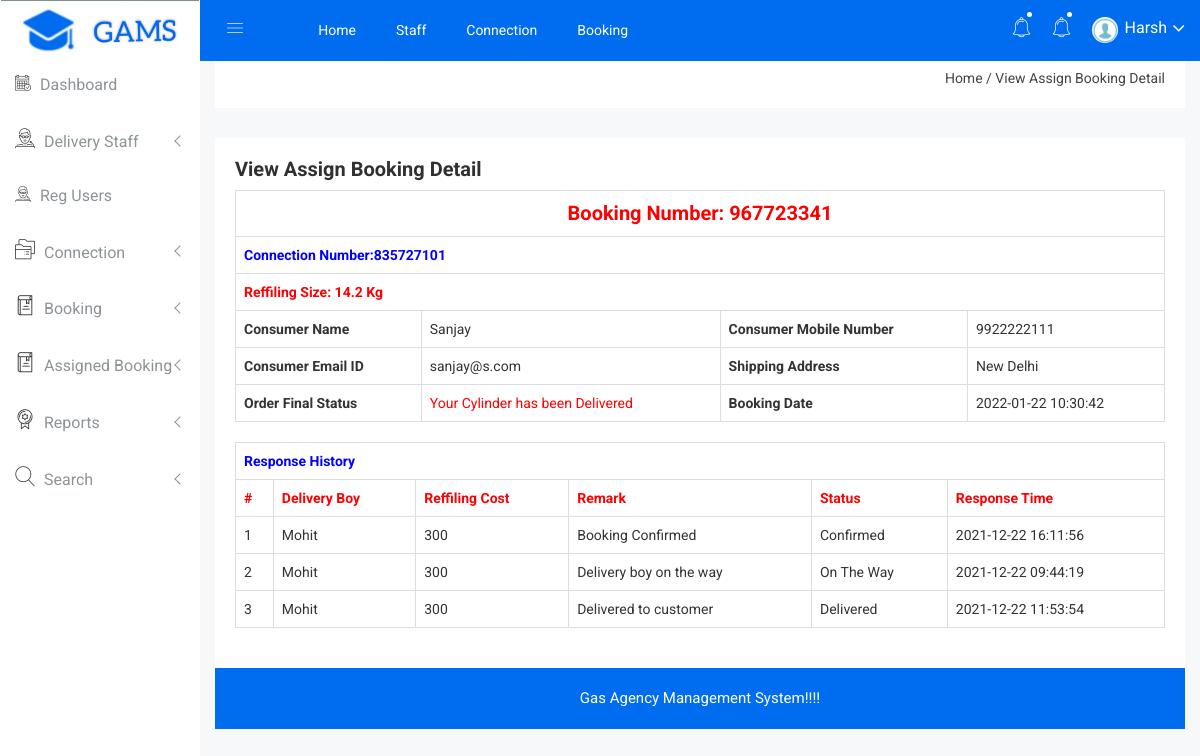
/gams/admin/view-assign-booking-detail.php?viewid=9&&bookid=967723341 (signed in), run on the app's committed database.
### tables this page shows
CREATE TABLE `tblbooking` (
  `ID` int(10) NOT NULL,
  `UserID` int(5) NOT NULL,
  `ConnectionNumber` varchar(200) DEFAULT NULL,
  `BookingNumber` varchar(200) DEFAULT NULL,
  `RefillCylinder` varchar(120) DEFAULT NULL,
  `BookingDate` timestamp NULL DEFAULT current_timestamp(),
  `Remark` varchar(50) DEFAULT NULL,
  `Status` varchar(50) DEFAULT NULL,
  `RefflingCost` int(10) NOT NULL,
  `DeliveryBoy` varchar(200) NOT NULL,
  `UpdationDate` timestamp NULL DEFAULT NULL ON UPDATE current_timestamp()
);

CREATE TABLE `tblconnection` (
  `ID` int(10) NOT NULL,
  `UserID` int(10) DEFAULT NULL,
  `ConnectionNumber` varchar(50) DEFAULT NULL,
  `Name` varchar(200) DEFAULT NULL,
  `Email` varchar(200) DEFAULT NULL,
  `MobileNumber` bigint(10) DEFAULT NULL,
  `Gender` varchar(50) DEFAULT NULL,
  `DOB` varchar(120) DEFAULT NULL,
  `Nationality` varchar(100) DEFAULT NULL,
  `MaritalStatus` varchar(120) DEFAULT NULL,
  `Address` mediumtext DEFAULT NULL,
  `SelectRelated` varchar(100) DEFAULT NULL,
  `FirstName` varchar(100) DEFAULT NULL,
  `LastName` varchar(100) DEFAULT NULL,
  `SORFAddress` mediumtext DEFAULT NULL,
  `Citytownvillage` varchar(200) DEFAULT NULL,
  `ZipCode` int(10) DEFAULT NULL,
  `Documents` varchar(200) DEFAULT NULL,
  `AppliedDate` timestamp NULL DEFAULT current_timestamp(),
  `Remark` varchar(200) DEFAULT NULL,
  `Status` varchar(120) DEFAULT NULL,
  `ConnectionCharge` int(10) NOT NULL,
  `UpdationDate` timestamp NULL DEFAULT NULL ON UPDATE current_timestamp()
);

CREATE TABLE `tbltracking` (
  `ID` int(10) NOT NULL,
  `BookingNumber` varchar(200) DEFAULT NULL,
  `Remark` varchar(120) DEFAULT NULL,
  `Status` varchar(120) DEFAULT NULL,
  `UpdationDate` timestamp NULL DEFAULT current_timestamp()
);

### gams/admin/view-assign-booking-detail.php (the view, shortened to what this page needs)
<?php
include('includes/dbconnection.php');
if (strlen($_SESSION['ogbsaid']==0)) {
  header('location:logout.php');
  } else{
  ?>
<!doctype html>
<html class="no-js" lang="en">
<head>
    <link rel="stylesheet" href="css/bootstrap.min.css">
    <link rel="stylesheet" href="css/font-awesome.min.css">
    <link rel="stylesheet" href="css/owl.carousel.css">
    <link rel="stylesheet" href="css/owl.theme.css">
    <link rel="stylesheet" href="css/owl.transitions.css">
    <link rel="stylesheet" href="css/animate.css">
    <link rel="stylesheet" href="css/normalize.css">
    <link rel="stylesheet" href="css/meanmenu.min.css">
    <link rel="stylesheet" href="css/main.css">
    <link rel="stylesheet" href="css/educate-custon-icon.css">
    <link rel="stylesheet" href="css/morrisjs/morris.css">
    <link rel="stylesheet" href="css/scrollbar/jquery.mCustomScrollbar.min.css">
    <link rel="stylesheet" href="css/metisMenu/metisMenu.min.css">
    <link rel="stylesheet" href="css/metisMenu/metisMenu-vertical.css">
    <link rel="stylesheet" href="css/calendar/fullcalendar.min.css">
    <link rel="stylesheet" href="css/calendar/fullcalendar.print.min.css">
    <link rel="stylesheet" href="css/modals.css">
    <link rel="stylesheet" href="css/form/all-type-forms.css">
    <link rel="stylesheet" href="style.css">
    <link rel="stylesheet" href="css/responsive.css">
</head>
<body>
  <?php include_once('includes/sidebar.php');?>
   <?php include_once('includes/header.php');?>
            <div class="breadcome-area">
                <div class="container-fluid">
                    <div class="row">
                        <div class="col-lg-12 col-md-12 col-sm-12 col-xs-12">
                            <div class="breadcome-list single-page-breadcome">
                                <div class="row">
                                    <div class="col-lg-12 col-md-6 col-sm-6 col-xs-12">
                                        <ul class="breadcome-menu">
                                            <li><a href="dashboard.php">Home</a> <span class="bread-slash">/</span>
                                            </li>
                                            <li><span class="bread-blod">View Assign Booking Detail</span>
                                            </li>
                                        </ul>
                                    </div>
                                </div>
                            </div>
                        </div>
                    </div>
                </div>
            </div>
        </div>
        <div class="basic-form-area mg-b-15">
            <div class="container-fluid">
                <div class="row">
                    <div class="col-lg-12 col-md-12 col-sm-12 col-xs-12">
                        <div class="sparkline12-list">
                            <div class="sparkline12-hd">
                                <div class="main-sparkline12-hd">
                                    <h1>View Assign Booking Detail</h1>
                                </div>
                            </div>
                            <div class="sparkline12-graph">
                                <div class="basic-login-form-ad">
                                    <div class="row">
                                        <div class="col-lg-12 col-md-12 col-sm-12 col-xs-12">
                                            <div class="all-form-element-inner">
                                                <?php
$vid=$_GET['viewid'];
$sql="SELECT tblconnection.Name,tblconnection.MobileNumber,tblconnection.Email,tblconnection.Address,tblbooking.ConnectionNumber,tblbooking.BookingNumber,tblbooking.Status,tblbooking.RefillCylinder,tblbooking.BookingDate,tblbooking.Remark,tblbooking.RefflingCost,tblbooking.DeliveryBoy from tblbooking join tblconnection on tblbooking.ConnectionNumber=tblconnection.ConnectionNumber where tblbooking.ID=:vid";
$query = $dbh -> prepare($sql);
$query->bindParam(':vid',$vid,PDO::PARAM_STR);
$query->execute();
$results=$query->fetchAll(PDO::FETCH_OBJ);
if($query->rowCount() > 0)
{
foreach($results as $row)
{               ?>
<table class="table table-bordered" id="dataTable" width="100%" cellspacing="0">
<tr>
  <th colspan="4" style="color: red;font-weight: bold;text-align: center;font-size: 20px"> Booking Number: <?php echo $row->BookingNumber;?></th>
</tr>
<tr>
  <th colspan="4" style="color: blue">Connection Number:<?php echo $row->ConnectionNumber;?></th>
</tr>
<tr>
  <th colspan="4" style="color: red"> Reffiling Size: <?php echo $row->RefillCylinder;?></th>
</tr>
<tr>
  <th>Consumer Name</th>
  <td><?php echo $row->Name;?></td>
  <th> Consumer Mobile Number</th>
  <td><?php echo $row->MobileNumber;?></td>
</tr>
<tr>
  <th>Consumer Email ID</th>
  <td><?php echo $row->Email;?></td>
   <th>Shipping Address</th>
  <td><?php echo $row->Address;?></td>
</tr>
<tr>
     <th>Order Final Status</th>
    <td style="color: red"> <?php  $status=$row->Status;
if($row->Status=="Delivered")
{
 echo "Your Cylinder has been Delivered";
}
     ;?></td>
     <th>Booking Date</th>
  <td><?php echo $row->BookingDate;?></td>
</tr>
</table>
<?php }}?>
<?php
$bookid=$_GET['bookid'];
if($status!=''){
$ret="select tbltracking.BookingNumber,tbltracking.Remark,tbltracking.Status,tbltracking.UpdationDate,tblbooking.RefflingCost,tblbooking.DeliveryBoy from tbltracking join tblbooking on tblbooking.BookingNumber=tbltracking.BookingNumber where tbltracking.BookingNumber=:bookid";
$query = $dbh -> prepare($ret);
$query-> bindParam(':bookid', $bookid, PDO::PARAM_STR);
$query->execute();
$results=$query->fetchAll(PDO::FETCH_OBJ);
$cnt=1;
 ?>
<table id="datatable" class="table table-bordered dt-responsive nowrap" style="border-collapse: collapse; border-spacing: 0; width: 100%;">
  <tr align="center">
   <th colspan="6" style="color: blue">Response History</th>
  </tr>
  <tr style="color: red">
    <th>#</th>
<th>Delivery Boy</th>
<th>Reffiling Cost</th>
<th>Remark</th>
<th>Status</th>
<th>Response Time</th>
</tr>
<?php
if($query->rowCount() > 0)
{
foreach($results as $row)
{               ?>
<tr>
  <td><?php echo $cnt;?></td>
 <td><?php  echo $row->DeliveryBoy;?></td>
 <td><?php  echo $row->RefflingCost;?></td>
  <td><?php  echo $row->Remark;?></td>
  <td><?php  echo $status1=$row->Status;?></td>
   <td><?php  echo $row->UpdationDate;?></td>
</tr>
<?php $cnt=$cnt+1;}} }?>
</table>
                            </div>
                        </div>
                    </div>
                </div>
            </div>
        </div>
      <?php include_once('includes/footer.php');?>
    </div>
</body>
</html><?php }  ?>

### gams/admin/includes/header.php (shortened to what this page needs)
   <div class="all-content-wrapper">
        <div class="container-fluid">
            <div class="row">
                <div class="col-lg-12 col-md-12 col-sm-12 col-xs-12">
                    <div class="logo-pro">
                    </div>
                </div>
            </div>
        </div>
        <div class="header-advance-area">
            <div class="header-top-area">
                <div class="container-fluid">
                    <div class="row">
                        <div class="col-lg-12 col-md-12 col-sm-12 col-xs-12">
                            <div class="header-top-wraper">
                                <div class="row">
                                    <div class="col-lg-1 col-md-0 col-sm-1 col-xs-12">
                                        <div class="menu-switcher-pro">
                                            <button type="button" id="sidebarCollapse" class="btn bar-button-pro header-drl-controller-btn btn-info navbar-btn">
                                                    <i class="educate-icon educate-nav"></i>
                                                </button>
                                        </div>
                                    </div>
                                    <div class="col-lg-6 col-md-7 col-sm-6 col-xs-12">
                                        <div class="header-top-menu tabl-d-n">
                                            <ul class="nav navbar-nav mai-top-nav">
                                                <li class="nav-item"><a href="dashboard.php" class="nav-link">Home</a>
                                                </li>
                                                <li class="nav-item"><a href="manage-staff.php" class="nav-link">Staff</a>
                                                </li>
                                                <li class="nav-item"><a href="all-connection.php" class="nav-link">Connection</a>
                                                </li>
                                                <li class="nav-item"><a href="all-booking.php" class="nav-link">Booking</a>
                                                </li>
                                            </ul>
                                        </div>
                                    </div>
                                    <div class="col-lg-5 col-md-5 col-sm-12 col-xs-12">
                                        <div class="header-right-info">
                                            <ul class="nav navbar-nav mai-top-nav header-right-menu">
                                                <li class="nav-item"><a href="new-connection.php" data-toggle="dropdown" role="button" aria-expanded="false" class="nav-link dropdown-toggle"><i class="educate-icon educate-bell" aria-hidden="true"></i><span class="indicator-nt"></span></a>
                                                </li>
                                                <li class="nav-item"><a href="new-booking.php" data-toggle="dropdown" role="button" aria-expanded="false" class="nav-link dropdown-toggle"><i class="educate-icon educate-bell" aria-hidden="true"></i><span class="indicator-nt"></span></a>
                                                </li>
                                                <?php
$aid=$_SESSION['ogbsaid'];
$sql="SELECT AdminName from  tbladmin where ID=:aid";
$query = $dbh -> prepare($sql);
$query->bindParam(':aid',$aid,PDO::PARAM_STR);
$query->execute();
$results=$query->fetchAll(PDO::FETCH_OBJ);
$cnt=1;
if($query->rowCount() > 0)
{
foreach($results as $row)
{               ?>
                                                <li class="nav-item">
                                                    <a href="#" data-toggle="dropdown" role="button" aria-expanded="false" class="nav-link dropdown-toggle">
                                                            <img src="img/product/images.png" alt="" />
                                                            <span class="admin-name"><?php  echo $row->AdminName;?></span>
                                                            <i class="fa fa-angle-down edu-icon edu-down-arrow"></i><?php $cnt=$cnt+1;}} ?>
                                                        </a>
                                                </li>
 </ul>
                                        </div>
                                    </div>
                                </div>
                            </div>
                        </div>
                    </div>
                </div>
            </div>

### gams/admin/css/main.css (style rules this page uses)
html { color: #222; font-size: 1em; line-height: 1.4; }
audio, canvas, iframe, img, svg, video { vertical-align: middle; }

### data on the page
tblbooking: BookingNumber "967723341", ConnectionNumber "835727101", RefillCylinder "14.2 Kg", tblconnection.Name "Sanjay", tblconnection.MobileNumber "9922222111", tblconnection.Email "sanjay@s.com", tblconnection.Address "New Delhi", shows "Your Cylinder has been Delivered", BookingDate "2022-01-22 10:30:42"
tbltracking: tblbooking.DeliveryBoy "Mohit", tblbooking.RefflingCost "300", Remark "Booking Confirmed", Status "Confirmed", UpdationDate "2021-12-22 16:11:56"
tbltracking: tblbooking.DeliveryBoy "Mohit", tblbooking.RefflingCost "300", Remark "Delivery boy on the way", Status "On The Way", UpdationDate "2021-12-22 09:44:19"
tbltracking: tblbooking.DeliveryBoy "Mohit", tblbooking.RefflingCost "300", Remark "Delivered to customer", Status "Delivered", UpdationDate "2021-12-22 11:53:54"

### other printed values
$row->AdminName "Harsh"
